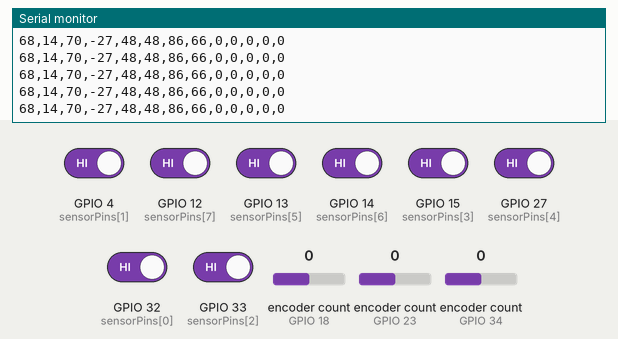
A sketch run on a simulated ESP32. Shown: the last lines printed to the serial monitor. The inputs (shaded band) are chosen by the test bench; at power-on: GPIO 4 (sensorPins[1]), GPIO 12 (sensorPins[7]), GPIO 13 (sensorPins[5]), GPIO 14 (sensorPins[6]), GPIO 15 (sensorPins[3]), GPIO 27 (sensorPins[4]), GPIO 32 (sensorPins[0]), GPIO 33 (sensorPins[2]) HIGH, encoder count (sensors on GPIO 18, GPIO 23, GPIO 34) 0.

Above: at 9.2 s.
9.3 s: encoder count (sensor on GPIO 18) set to 1
At 9.32 s:
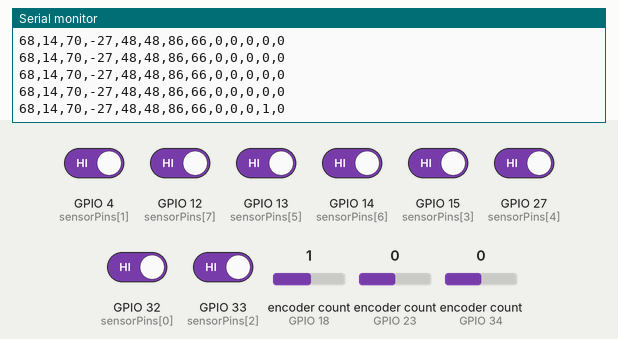
10.8 s: encoder count (sensor on GPIO 23) set to 1
At 10.83 s:
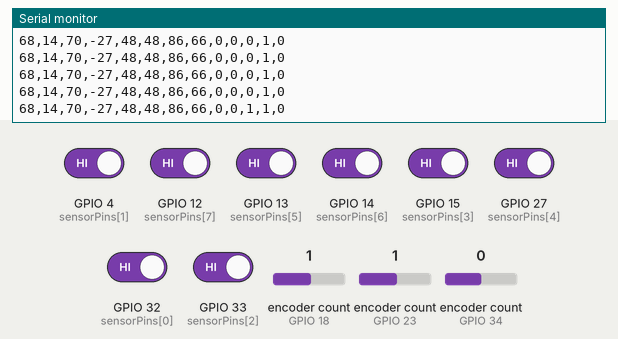
12.3 s: encoder count (sensor on GPIO 34) set to 1
At 12.34 s:
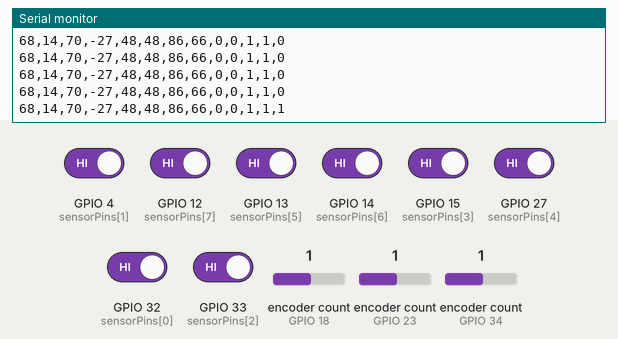
13.8 s: GPIO 4 (sensorPins[1]) driven LOW
At 14.05 s:
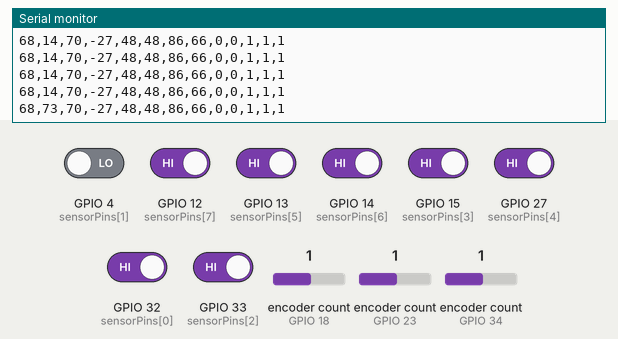
15.3 s: GPIO 12 (sensorPins[7]) driven LOW
At 15.56 s:
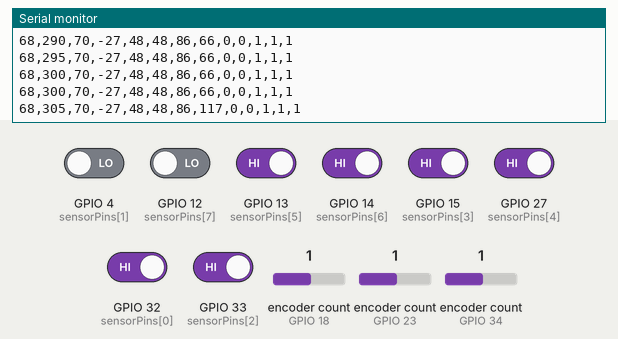
16.8 s: GPIO 13 (sensorPins[5]) driven LOW
At 17.06 s:
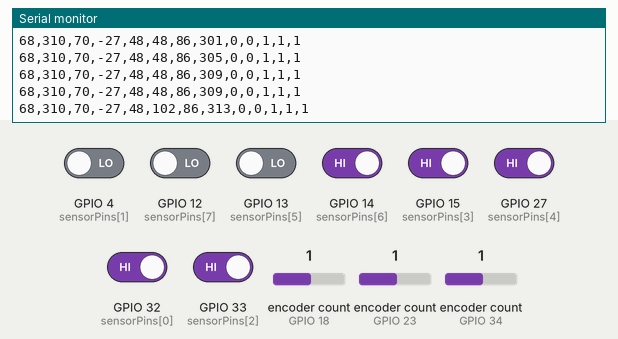
Timing chart, 0 to 19.3 s (numbered marks = the images above; inputs shaded):
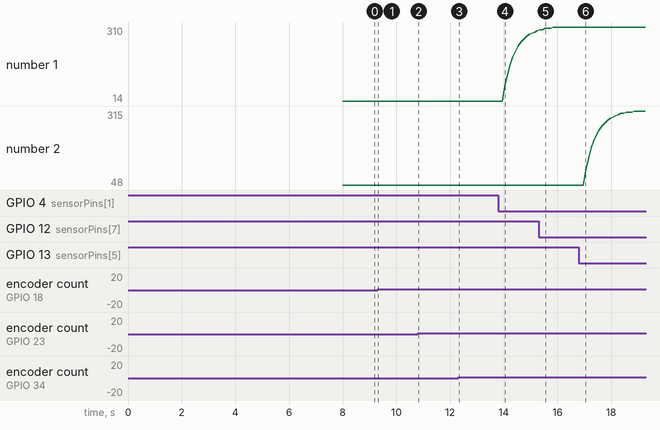

Measured:
- after the input at 9.3 s, the serial monitor: prints a new line at once (image 1)
- after the input at 10.8 s, the serial monitor: prints a new line at once (image 2)
- after the input at 12.3 s, the serial monitor: prints a new line at once (image 3)
- after the input at 13.8 s, the serial monitor: prints a new line after 0.24 s (image 4)
- after the input at 15.3 s, the serial monitor: prints a new line after 0.25 s (image 5)
- after the input at 16.8 s, the serial monitor: prints a new line after 0.26 s (image 6)
- plotted number 1: 14 → 295 after the input at 13.8 s
- plotted number 2: 48 → 315 after the input at 16.8 s

The sketch:

serial-output_touchx8-rotaryx3.ino
```cpp
#include "AiEsp32RotaryEncoder.h"
#include "Arduino.h"

/*
connecting Rotary encoder

Rotary encoder side    MICROCONTROLLER side
-------------------    ---------------------------------------------------------------------
CLK (A pin)            any microcontroler intput pin with interrupt -> in this example pin 32
DT (B pin)             any microcontroler intput pin with interrupt -> in this example pin 21
SW (button pin)        any microcontroler intput pin with interrupt -> in this example pin 25
GND - to microcontroler GND
VCC                    microcontroler VCC (then set ROTARY_ENCODER_VCC_PIN -1)

***OR in case VCC pin is not free you can cheat and connect:***
VCC                    any microcontroler output pin - but set also ROTARY_ENCODER_VCC_PIN 25
                        in this example pin 25

*/
#if defined(ESP8266)
#define ROTARY_ENCODER_A_PIN D6
#define ROTARY_ENCODER_B_PIN D5
#define ROTARY_ENCODER_BUTTON_PIN D7
#else
//SWAPPED A AND B PINS DUE TO REVERSED PINS on my rotary encoder
#define ROTARY_ENCODER1_B_PIN 22 //orange
#define ROTARY_ENCODER1_A_PIN 23 //green
#define ROTARY_ENCODER1_BUTTON_PIN 21 //brown

#define ROTARY_ENCODER2_B_PIN 19 //blue
#define ROTARY_ENCODER2_A_PIN 18 //green
#define ROTARY_ENCODER2_BUTTON_PIN 17 //purple

#define ROTARY_ENCODER3_B_PIN 39 //brown
#define ROTARY_ENCODER3_A_PIN 34 //red
#define ROTARY_ENCODER3_BUTTON_PIN 35 //orange
#endif
#define ROTARY_ENCODER_VCC_PIN -1 /* 27 put -1 of Rotary encoder Vcc is connected directly to 3,3V; else you can use declared output pin for powering rotary encoder */

//depending on your encoder - try 1,2 or 4 to get expected behaviour
//#define ROTARY_ENCODER_STEPS 1
//#define ROTARY_ENCODER_STEPS 2
#define ROTARY_ENCODER_STEPS 4

//instead of changing here, rather change numbers above
AiEsp32RotaryEncoder rotaryEncoder1 = AiEsp32RotaryEncoder(ROTARY_ENCODER1_A_PIN, ROTARY_ENCODER1_B_PIN, ROTARY_ENCODER1_BUTTON_PIN, ROTARY_ENCODER_VCC_PIN, ROTARY_ENCODER_STEPS);
AiEsp32RotaryEncoder rotaryEncoder2 = AiEsp32RotaryEncoder(ROTARY_ENCODER2_A_PIN, ROTARY_ENCODER2_B_PIN, ROTARY_ENCODER2_BUTTON_PIN, ROTARY_ENCODER_VCC_PIN, ROTARY_ENCODER_STEPS);
AiEsp32RotaryEncoder rotaryEncoder3 = AiEsp32RotaryEncoder(ROTARY_ENCODER3_A_PIN, ROTARY_ENCODER3_B_PIN, ROTARY_ENCODER3_BUTTON_PIN, ROTARY_ENCODER_VCC_PIN, ROTARY_ENCODER_STEPS);

void rotary_onButtonClick(int btnNum)
{
	static unsigned long lastTimePressed = 0;
	//ignore multiple press in that time milliseconds
	if (millis() - lastTimePressed < 500)
	{
		return;
	}
	lastTimePressed = millis();
	//Serial.print("button " + String(btnNum) + " pressed ");
	//Serial.print(millis());
	//Serial.println(" milliseconds after restart");
}

void rotary_loop()
{
	//dont print anything unless value changed
	if (rotaryEncoder1.encoderChanged())
	{
		//Serial.print("Value1: ");
		//Serial.println(rotaryEncoder1.readEncoder());
	}
	if (rotaryEncoder1.isEncoderButtonClicked())
	{
		rotary_onButtonClick(1);
	}
  if (rotaryEncoder2.encoderChanged())
	{
		//Serial.print("Value2: ");
		//Serial.println(rotaryEncoder2.readEncoder());
	}
	if (rotaryEncoder2.isEncoderButtonClicked())
	{
		rotary_onButtonClick(2);
	}
  //rot 3
  if (rotaryEncoder3.encoderChanged())
	{
		//Serial.print("Value3: ");
		//Serial.println(rotaryEncoder3.readEncoder());
	}
	if (rotaryEncoder3.isEncoderButtonClicked())
	{
		rotary_onButtonClick(3);
	}
}

void IRAM_ATTR readEncoderISR()
{
	rotaryEncoder1.readEncoder_ISR();
  rotaryEncoder2.readEncoder_ISR();
  rotaryEncoder3.readEncoder_ISR();

}


/*****************************************************************************/
float p1[8] = {0.0}, p2[8] = {0.0}, p3[8] = {0.0};  // 3-Point history for 8 sensors
float raw[8] = {0.0}; // Current readings for 8 sensors
float baseline[8] = {0.0};
float smoothed[8] = {0.0};
unsigned long count = 0;

// Smoothing factors. The closer to one (1.0) the smoother the data. Smoothing
// introduces a delay.
//const float dataSmoothingFactor = 0.95;  //ORIGINAL
//const float baselineSmoothingFactor = 0.9995; //ORIGINAL
const float dataSmoothingFactor = 0.80;
const float baselineSmoothingFactor = 0.9999;

//T9 = IO32
//T0 = IO4
//T8 = IO33
//T3 = IO15
//T7 = IO27
//T4 = IO13
//T6 = IO14
//T5 = IO12
int sensorPins[8] = {T9, T0, T8, T3, T7, T4, T6, T5}; // Default sensor pin values 0- 7

int minValues[8] = {15}; // Initialize with high values - as in how hard is touched
int maxValues[8] = {83,73,87,65,81,81,92,86}; // Initialize with low values - resting with no touch

 int rangeMax = 360;


void setup()
{
  Serial.begin(9600);
  //delay(100);

//rotary encoders
//we must initialize rotary encoder
	rotaryEncoder1.begin();
	rotaryEncoder1.setup(readEncoderISR);
  rotaryEncoder2.begin();
	rotaryEncoder2.setup(readEncoderISR);
  rotaryEncoder3.begin();
	rotaryEncoder3.setup(readEncoderISR);
	//set boundaries and if values should cycle or not
	//in this example we will set possible values between 0 and 1000;
	bool circleValues = false;
	rotaryEncoder1.setBoundaries(0, 360, circleValues); //minValue, maxValue, circleValues true|false (when max go to min and vice versa)
  rotaryEncoder2.setBoundaries(0, 360, circleValues); //minValue, maxValue, circleValues true|false (when max go to min and vice versa)
  rotaryEncoder3.setBoundaries(0, 360, circleValues); //minValue, maxValue, circleValues true|false (when max go to min and vice versa)

	/*Rotary acceleration introduced 25.2.2021.
   * in case range to select is huge, for example - select a value between 0 and 1000 and we want 785
   * without accelerateion you need long time to get to that number
   * Using acceleration, faster you turn, faster will the value raise.
   * For fine tuning slow down.
   */
	//rotaryEncoder.disableAcceleration(); //acceleration is now enabled by default - disable if you dont need it
  int acceleration = 250;
	rotaryEncoder1.setAcceleration(acceleration); //or set the value - larger number = more accelearation(250); 0 or 1 means disabled acceleration
  	rotaryEncoder2.setAcceleration(acceleration); //or set the value - larger number = more accelearation(250); 0 or 1 means disabled acceleration
  	rotaryEncoder3.setAcceleration(acceleration); //or set the value - larger number = more accelearation(250); 0 or 1 means disabled acceleration


//touch pins
  // Initialize history and smoothed values to an average of a few readings for each sensor
  for (int i = 0; i < 8; i++) {
    for (int j = 0; j < 100; j++) {
      raw[i] += touchRead(sensorPins[i]);
    delay(10);
    }
    raw[i] = raw[i] / 100;
    p3[i] = raw[i];
    p2[i] = raw[i];
    p1[i] = raw[i];
    smoothed[i] = raw[i];
    baseline[i] = raw[i];
  }
}

/*****************************************************************************/
void loop()
{
  // Current values for each sensor
  for (int i = 0; i < 8; i++) {
    raw[i] = touchRead(sensorPins[i]);
    p1[i] = raw[i]; // Latest point in the history

    //
    //p1[i] = map(raw[i],-20,50,rangeMax,0); // min/max mapped to 0-360 (reversed)

    // Glitch detector
    if (abs(p3[i] - p1[i]) < 5) {
      if (abs(p2[i] - p3[i]) > 3) {
        p2[i] = p3[i];
      }
    }

    //if (raw[i] < 0) {p1[i]=0;}; if (p1[i] > rangeMax) {p1[i]= rangeMax;}


    // Smooth the de-glitched data to take out some noise
    smoothed[i] = p3[i] * (1 - dataSmoothingFactor) + smoothed[i] * dataSmoothingFactor;

    //smoothed[i] = constrain(smoothed[i], 0, rangeMax);


    // Dynamic baseline tracking
    if (count > 50) {
      baseline[i] = p3[i] * (1 - baselineSmoothingFactor) + baseline[i] * baselineSmoothingFactor;
    }

    // Shift the history
    p3[i] = p2[i];
    p2[i] = p1[i];
  }

  // Output smoothed values as a comma-separated string
  String output = "";
  String debugRaw = "";


  for (int i = 0; i < 8; i++) {
    //output += String(int(smoothed[i]) - int(baseline[i]));
    //output += String(raw[i]);

    //dont allow negative numbers to be outputted.
    //DOESNT WORK
    //if (int(smoothed[i]) < 0 ) {smoothed[i] = 0;};

    output += String(map(smoothed[i],maxValues[i],minValues[i],0, rangeMax));
    debugRaw += String(int(raw[i]));

    if (i < 7) output += ",";debugRaw += ","; // Add comma between values
  }
  //Serial.println(output + " - " + debugRaw );
  Serial.print(output);
  Serial.print(",0,0,");//button placeholders
  Serial.println(String(rotaryEncoder1.readEncoder()) + "," + String(rotaryEncoder2.readEncoder()) + "," + String(rotaryEncoder3.readEncoder()));


  delay(100);
}
```
